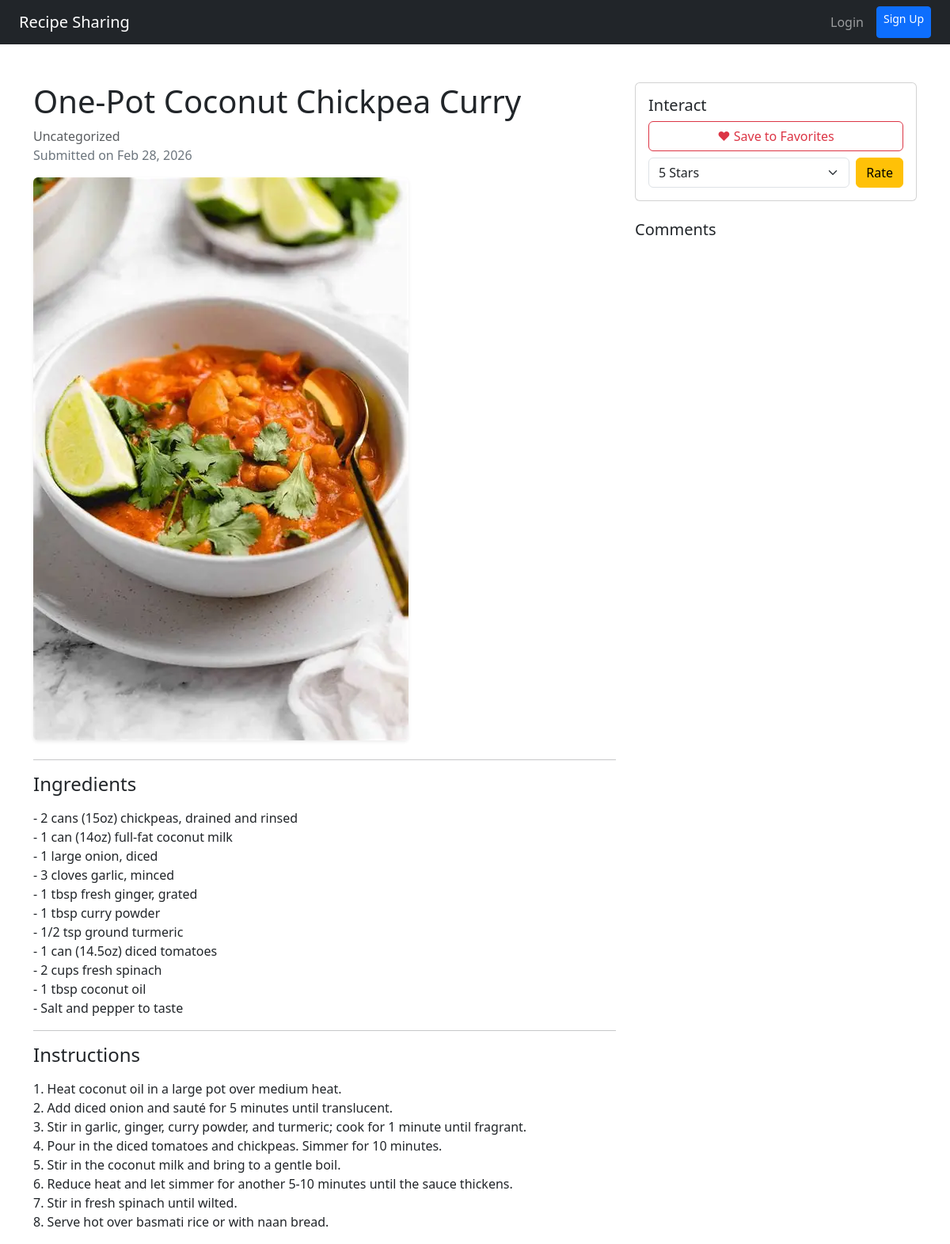
The app's page /recipe/2/ with its own data.
### Recipie_app/models.py (models this page shows, shortened)
class Recipe(models.Model):
    author = models.ForeignKey(Account, on_delete=models.CASCADE)
    title = models.CharField(max_length=200)
    description = models.TextField()
    category = models.ForeignKey(Category, on_delete=models.SET_NULL, null=True, blank=True)
    ingredients = models.TextField()
    instructions = models.TextField()
    image = models.ImageField(upload_to='recipe_pics/', blank=True, null=True)
    is_approved = models.BooleanField(default=False) # Controlled by Admin
    created_on = models.DateTimeField(auto_now_add=True)

### Recipie_app/views.py (the view)
# urls.py: path('recipe/<int:recipe_id>/', recipe_detail, name='recipe_detail'),
def recipe_detail(request, recipe_id):
    recipe = Recipe.objects.get(id=recipe_id)
    ingredients = RecipeIngredient.objects.filter(recipe=recipe)
    comments = Comment.objects.filter(recipe=recipe)
    user = get_logged_user(request)
    if request.method == 'POST' and user:
        comment_text = request.POST.get('comment')
        Comment.objects.create(recipe=recipe, user=user, text=comment_text)
        return redirect('recipe_detail', recipe_id=recipe_id)
    return render(request, 'recipe_detail.html', {'recipe': recipe, 'ingredients': ingredients, 'comments': comments})

### Recipie_app/views.py (called while the page is built)
def get_logged_user(request):
    user_id = request.session.get('user_id')
    if user_id:
        return Account.objects.get(id=user_id)
    return None

### Recipie_app/templates/recipe_detail.html (shortened to what this page needs)
<!DOCTYPE html>
<html lang="en">
<head>
    <link rel="stylesheet" href="https://cdn.jsdelivr.net/npm/bootstrap@5.3.0/dist/css/bootstrap.min.css">
</head>
<body>
    <nav class="navbar navbar-expand-lg navbar-dark bg-dark px-4 mb-4">
        <a class="navbar-brand font-weight-bold" href="{% url 'home' %}">Recipe Sharing</a>
        <div class="navbar-nav ms-auto">
            {% if request.session.user_id %}
            <a class="nav-link" href="{% url 'home' %}">Browse</a>
            <a class="nav-link" href="{% url 'profile' %}">Settings</a>
            <a class="nav-link text-danger" href="{% url 'logout' %}">Logout</a>
            {% else %}
            <a class="nav-link" href="{% url 'login' %}">Login</a>
            <a class="btn btn-primary btn-sm ms-2" href="{% url 'register' %}">Sign Up</a>
            {% endif %}
        </div>
    </nav>
    <div class="container mt-5">
        <div class="row mt-3">
            <div class="col-md-8">
                <h1>{{ recipe.title }}</h1>
                {% if recipe.category %}
                <span class="badge badge-info">
                    Category: <strong>{{ recipe.category.name }}</strong>
                </span>
                {% else %}
                <span class="text-muted">Uncategorized</span>
                {% endif %}
                <p class="text-secondary">Submitted on {{ recipe.created_on|date:"M d, Y" }}</p>
                {% if recipe.image %}
                <div class="mb-4">
                    <img src="{{ recipe.image.url }}" class="img-fluid rounded shadow-sm" alt="{{ recipe.title }}">
                </div>
                {% endif %}
                <hr>
                <h4>Ingredients</h4>
                <p>{{ recipe.ingredients|linebreaks }}</p>
                <hr>
                <h4>Instructions</h4>
                <p>{{ recipe.instructions|linebreaks }}</p>
            </div>
            <div class="col-md-4">
                <div class="card p-3 mb-4">
                    <h5>Interact</h5>
                    <a href="{% url 'add_to_favorites' recipe.id %}" class="btn btn-outline-danger mb-2">❤ Save to
                        Favorites</a>
                    <form action="{% url 'rate_recipe' recipe.id %}" method="POST" class="d-flex align-items-center">
                        <select name="stars" class="form-select me-2">
                            <option value="5">5 Stars</option>
                        </select>
                        <button class="btn btn-warning">Rate</button>
                    </form>
                </div>
                <h5>Comments</h5>
            </div>
        </div>
    </div>
</body>
</html>

### records on screen
Recipe: title "One-Pot Coconut Chickpea Curry", created_on "Feb 28, 2026", image (picture), ingredients "- 2 cans (15oz) chickpeas, drained and rinsed - 1 can (14oz) full-fat coconut milk - 1 large onion, diced - 3 cloves garlic, minced - 1 tbsp fresh ginger, grated - 1 tbsp curry powder - 1/2 tsp ground turmeric - 1 can (14.5oz) diced tomatoes - 2 cups fresh spinach - 1 tbsp coconut oil - Salt and pepper to taste", instructions "1. Heat coconut oil in a large pot over medium heat. 2. Add diced onion and sauté for 5 minutes until translucent. 3. Stir in garlic, ginger, curry powder, and turmeric; cook for 1 minute until fragrant. 4. Pour in the diced tomatoes and chickpeas. Simmer for 10 minutes. 5. Stir in the coconut milk and bring to a gentle boil. 6. Reduce heat and let simmer for another 5-10 minutes until the sauce thickens. 7. Stir in fresh spinach until wilted. 8. Serve hot over basmati rice or with naan bread."
